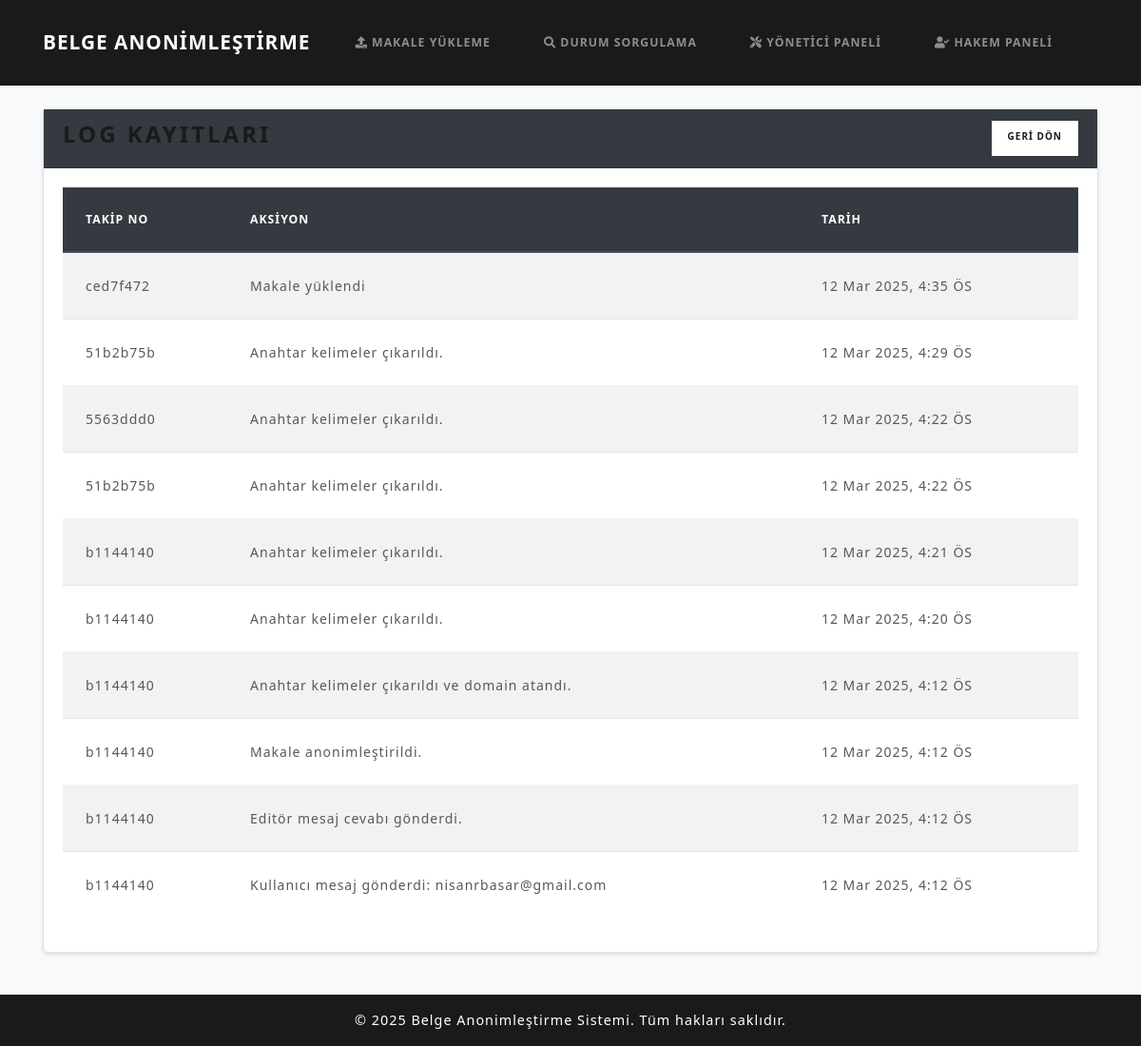
The page /makalesistemi/yonetici/logs/ on the database its author committed.
### papers/models.py (models this page shows, shortened)
class Log(models.Model):
    submission = models.ForeignKey(Submission, on_delete=models.CASCADE)
    action = models.CharField(max_length=200)
    timestamp = models.DateTimeField(default=timezone.now)

class Submission(models.Model):
    tracking_number = models.CharField(max_length=50, unique=True)
    email_hash = models.CharField(max_length=64)
    encrypted_filename = models.TextField(null=True, blank=True)
    original_pdf = models.FileField(upload_to='uploads/')
    revised_pdf = models.FileField(upload_to='uploads/', null=True, blank=True)
    anonymized_pdf = models.FileField(upload_to='anonymized/', null=True, blank=True)
    final_pdf = models.FileField(upload_to='final/', null=True, blank=True)
    extracted_keywords = models.TextField(blank=True, null=True)
    domains = models.ManyToManyField(Domain, blank=True, related_name='submissions')
    status = models.CharField(max_length=50, choices=STATUS_CHOICES, default='Gönderildi')
    review = models.TextField(null=True, blank=True)
    reviewer = models.ForeignKey(Reviewer, null=True, blank=True, on_delete=models.SET_NULL)
    timestamp = models.DateTimeField(default=timezone.now)

### papers/views.py (the view)
# urls.py: path('makalesistemi/yonetici/logs/', views.editor_logs, name='editor_logs'),
def editor_logs(request):
    logs = Log.objects.all().order_by('-timestamp')
    return render(request, 'editor_logs.html', {'logs': logs})

### templates/editor_logs.html
{% extends 'base.html' %}
{% block content %}
<div class="card">
  <div class="card-header bg-dark text-white d-flex justify-content-between">
    <h3>Log Kayıtları</h3>
    <a href="{% url 'editor_dashboard' %}" class="btn btn-light btn-sm">GERİ DÖN</a>
  </div>
  <div class="card-body">
    {% if logs %}
    <div class="table-responsive">
      <table class="table table-striped">
        <thead class="thead-dark">
          <tr>
            <th>Takip No</th>
            <th>Aksiyon</th>
            <th>Tarih</th>
          </tr>
        </thead>
        <tbody>
          {% for log in logs %}
          <tr>
            <td>{{ log.submission.tracking_number }}</td>
            <td>{{ log.action }}</td>
            <td>{{ log.timestamp|date:"d M Y, g:i A" }}</td>
          </tr>
          {% endfor %}
        </tbody>
      </table>
    </div>
    {% else %}
    <p>Log kaydı bulunamadı.</p>
    {% endif %}
  </div>
</div>
{% endblock %}

### static/css/style.css (style rules this page uses)
html, body { height: 100%; margin: 0; padding: 0; background-color: #f8f9fa; font-family: "Segoe UI", Tahoma, Geneva, Verdana, sans-serif; }
.card { margin-bottom: 20px; border-radius: 5px; box-shadow: 0 2px 4px rgba(0, 0, 0, 0.1); }

### rows shown on the page
Log: submission.tracking_number "ced7f472", action "Makale yüklendi", timestamp "12 Mar 2025, 4:35 ÖS"
Log: submission.tracking_number "51b2b75b", action "Anahtar kelimeler çıkarıldı.", timestamp "12 Mar 2025, 4:29 ÖS"
Log: submission.tracking_number "5563ddd0", action "Anahtar kelimeler çıkarıldı.", timestamp "12 Mar 2025, 4:22 ÖS"
Log: submission.tracking_number "51b2b75b", action "Anahtar kelimeler çıkarıldı.", timestamp "12 Mar 2025, 4:22 ÖS"
Log: submission.tracking_number "b1144140", action "Anahtar kelimeler çıkarıldı.", timestamp "12 Mar 2025, 4:21 ÖS"
Log: submission.tracking_number "b1144140", action "Anahtar kelimeler çıkarıldı.", timestamp "12 Mar 2025, 4:20 ÖS"
Log: submission.tracking_number "b1144140", action "Anahtar kelimeler çıkarıldı ve domain atandı.", timestamp "12 Mar 2025, 4:12 ÖS"
Log: submission.tracking_number "b1144140", action "Makale anonimleştirildi.", timestamp "12 Mar 2025, 4:12 ÖS"
Log: submission.tracking_number "b1144140", action "Editör mesaj cevabı gönderdi.", timestamp "12 Mar 2025, 4:12 ÖS"
Log: submission.tracking_number "b1144140", action "Kullanıcı mesaj gönderdi: nisanrbasar@gmail.com", timestamp "12 Mar 2025, 4:12 ÖS"
